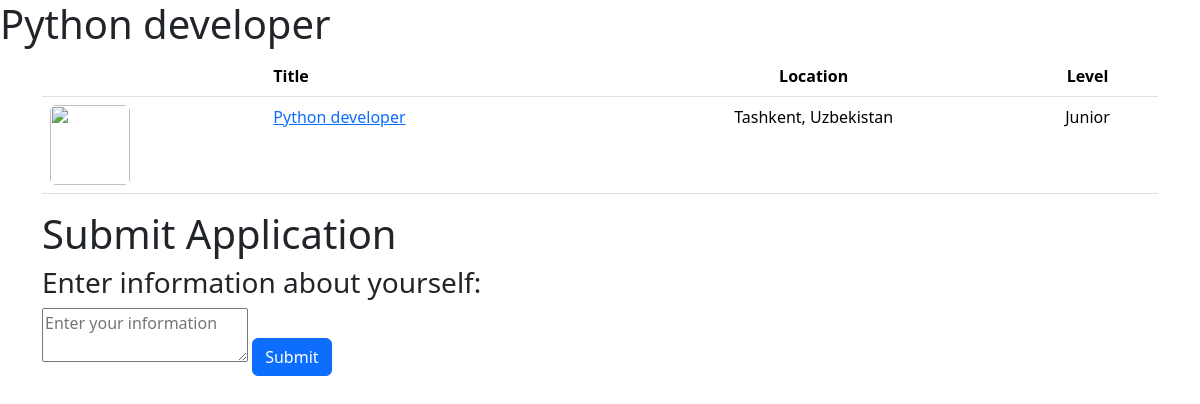
Page /candidate/1/ (signed in) on the committed database.
### vacancy/models.py (models this page shows)
class Vacancy(models.Model):
    REMOTE_TYPE = (
        ('R', 'Remote'),
        ('O', 'Office'),
        ('H', 'Hybrid')
    )
    WORK_TYPE = (
        ('F', 'Full time'),
        ('P', 'Part time')
    )
    job_poster = models.ForeignKey(CustomUser, on_delete=models.CASCADE)
    location = models.CharField(max_length=100)
    min_exp = models.FloatField(default=0)
    max_exp = models.FloatField(null=True, blank=True)
    title = models.CharField(max_length=100)
    type_remote = models.CharField(choices=REMOTE_TYPE, max_length=1, null=True, blank=True)
    type_work = models.CharField(choices=WORK_TYPE, max_length=1, null=True, blank=True)
    level = models.CharField(max_length=100, null=True, blank=True)
    description = models.TextField()
    tags = models.TextField()

### candidate/views.py (the view, shortened to what this page needs)
# urls.py: path('<int:id>/', job_detail)
@login_required(login_url='/login')
def job_detail(request, id):
    try:
        vacancy = Vacancy.objects.get(id=id)
    except Vacancy.DoesNotExist:
        return HttpResponse("Bunday vakansiya yo'q", status=404)
    return render(request, 'vacancy.html', context={'job': vacancy, 'messages': messages})

### templates/vacancy.html (shortened to what this page needs)
<!DOCTYPE html>
<html lang="en">
<head>
    <link href="https://cdn.jsdelivr.net/npm/bootstrap@5.3.3/dist/css/bootstrap.min.css" rel="stylesheet">
</head>
<h1>{{ job.title }}</h1>
<body>
    <link href="https://maxcdn.bootstrapcdn.com/font-awesome/4.3.0/css/font-awesome.min.css" rel="stylesheet">
<div class="container">
<div class="row">
	<div class="col-lg-12">
		<div class="main-box clearfix">
			<div class="table-responsive">
				<table class="table user-list">
					<thead>
						<tr>
							<th></th>
							<th><span>Title</span></th>
							<th class="text-center"><span>Location</span></th>
							<th class="text-center"><span>Level</span></th>
						</tr>
					</thead>
					<tbody>
                    <tr>
							<td>
								<img class=rounded src="https://bootdey.com/img/Content/avatar/avatar1.png" alt=""
								 style="width: 80px; height: 80px">
							</td>
							<td>
								<a href="#">
								{{ job.title }}
								</a>
							</td>
							<td class="text-center">
								<span>
								{{ job.location }}
								</span>
							</td>
							<td class="text-center">
								<span>
								{{ job.level }}
								</span>
							</td>
					</tbody>
				</table>
				<form method="post">
    <h1>Submit Application</h1>
    <h3>Enter information about yourself:</h3>
					<textarea name="click_text" placeholder="Enter your information">
</textarea>
					<button type="submit" class="btn btn-primary">Submit</button>
						</form>
			</div>
		</div>
</div>
</div>
</body>
</html>

### rows in the picture
Vacancy: title "Python developer", location "Tashkent, Uzbekistan", level "Junior"
